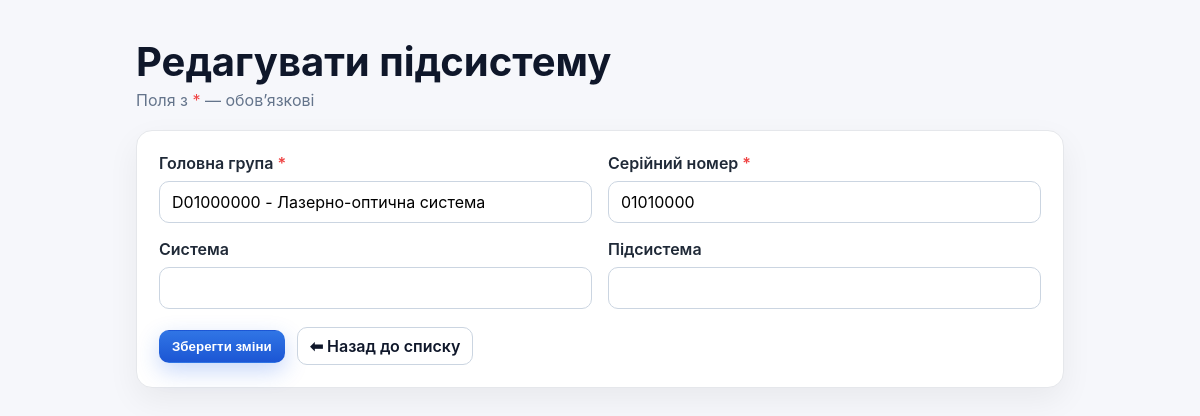
The page /subsystem/1/edit/ on the database its author committed.
### imagApp/models.py (models this page shows, shortened)
class Subsystem(models.Model):
    main_group = models.ForeignKey(MainGroup, on_delete=models.CASCADE, related_name="subsystems")
    serial_number = models.CharField("Серійний номер підсистеми", max_length=50)
    system = models.CharField("Система", max_length=100, blank=True)
    subsystem = models.CharField("Підсистема", max_length=100, blank=True)

### imagApp/views.py (the view)
# urls.py: path("subsystem/<int:pk>/edit/", views.edit_subsystem, name="edit_subsystem"),
def edit_subsystem(request, pk):
    subsystem = get_object_or_404(Subsystem, pk=pk)
    if request.method == "POST":
        form = SubsystemForm(request.POST, instance=subsystem)
        if form.is_valid():
            form.save()
            messages.success(request, "Підсистему оновлено!")
            return redirect("production")
        else:
            messages.error(request, "Виникла помилка. Перевірте дані.")
    else:
        form = SubsystemForm(instance=subsystem)
    return render(request, "subsystem_form.html", {"form": form, "mode": "edit", "subsystem": subsystem})

### imagApp/forms.py
class SubsystemForm(forms.ModelForm):
    class Meta:
        model = Subsystem
        fields = ["main_group", "serial_number", "system", "subsystem"]
        labels = {
            "main_group": "Головна група",
            "serial_number": "Серійний номер",
            "system": "Система (необов’язково)",
            "subsystem": "Підсистема (необов’язково)",
        }

### imagApp/models.py (called while the page is built)
    def __str__(self):
        return f"{self.serial_number} - {self.name}"

### imagApp/templates/subsystem_form.html (shortened to what this page needs)
{% load static %}
<!DOCTYPE html>
<html lang="uk">
<head>
    <link rel="stylesheet" href="{% static 'css/main.css' %}">
    <link rel="stylesheet" href="{% static 'css/product_form.css' %}">
</head>
<body>
    <main class="container">
        <header class="page-header">
            <h1>{% if mode == "edit" %}Редагувати підсистему{% else %}Додати підсистему{% endif %}</h1>
            <p class="subtitle">Поля з <span class="req">*</span> — обов’язкові</p>
        </header>
        <section class="card">
            <form method="post" novalidate>
                <div class="grid">
                    <div class="form-group">
                        <label for="{{ form.main_group.id_for_label }}">Головна група <span class="req">*</span></label>
                        {{ form.main_group }}
                    </div>
                    <div class="form-group">
                        <label for="{{ form.serial_number.id_for_label }}">Серійний номер <span class="req">*</span></label>
                        {{ form.serial_number }}
                    </div>
                    <div class="form-group">
                        <label for="{{ form.system.id_for_label }}">Система</label>
                        {{ form.system }}
                    </div>
                    <div class="form-group">
                        <label for="{{ form.subsystem.id_for_label }}">Підсистема</label>
                        {{ form.subsystem }}
                    </div>
                </div>
                <div class="actions">
                    <button type="submit" class="btn btn-primary">
                        {% if mode == "edit" %}Зберегти зміни{% else %}Створити{% endif %}
                    </button>
                    <a href="{% url 'production' %}" class="btn btn-secondary">⬅ Назад до списку</a>
                </div>
            </form>
        </section>
    </main>
</body>
</html>

### static/css/main.css (style rules this page uses)
* { box-sizing: border-box; }
html, body { height: 100%; }
body { margin: 0; color: #0f172a; background: #fff; font-family: -apple-system, BlinkMacSystemFont, "Segoe UI", Inter, Roboto, Arial, "Noto Sans", sans-serif; }
.btn { display: inline-flex; font-weight: 600; align-items: center; justify-content: center; padding: 8px 12px; border: 1px solid transparent; border-radius: 10px; text-decoration: none; cursor: pointer; transition: background .15s ease, border-color .15s ease, transform .04s ease; }
.btn-primary { background: linear-gradient(180deg, #3075e5, #1c56d4); box-shadow: 0 8px 22px rgba(37, 99, 235, .25); color: #fff; }
.req { color: #ef4444; }

### static/css/product_form.css (style rules this page uses)
body { background: #f6f7fb; font-family: -apple-system, BlinkMacSystemFont, "Segoe UI", Inter, Roboto, Arial, "Noto Sans", "Helvetica Neue", sans-serif; }
.container { max-width: 960px; margin: 40px auto; padding: 0 16px; }
.page-header h1 { margin: 0 0 6px; font-size: 40px; line-height: 1.1; }
.subtitle { margin: 0 0 20px; color: #64748b; }
.card { background: #fff; border: 1px solid #e5e7eb; border-radius: 16px; box-shadow: 0 12px 32px rgba(2, 6, 23, .06); padding: 22px; }
.grid { display: grid; gap: 16px; grid-template-columns: 1fr; }
@media (min-width: 820px) { .grid { grid-template-columns: repeat(2, 1fr); } }
.form-group { display: flex; flex-direction: column; gap: 8px; }
label { font-weight: 600; color: #1f2937; }
input[type="text"], input[type="number"], input[type="email"], input[type="url"], textarea, select { appearance: none; font: inherit; width: 100%; padding: 10px 12px; border: 1px solid #cbd5e1; border-radius: 10px; background: #fff; outline: none; transition: border-color .15s ease, box-shadow .15s ease, background .15s ease; }
.actions { margin-top: 18px; display: flex; gap: 12px; align-items: center; }
.btn-secondary { background: #fff; color: #0f172a; border-color: #cbd5e1; }

### rows shown on the page
Subsystem: main_group "D01000000 - Лазерно-оптична система", serial_number "01010000"
